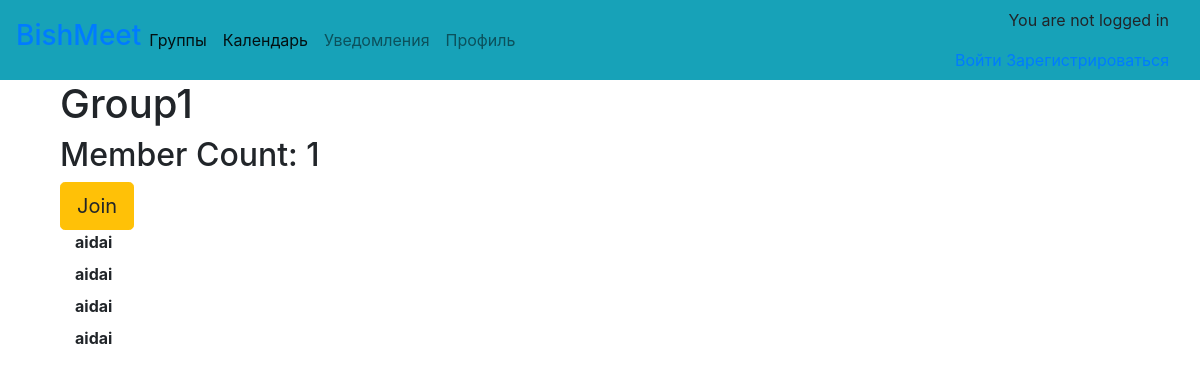
The app's page /groups/events/in/group1 with its own data.
### groups/models.py (models this page shows, shortened)
class Group(models.Model):
    name =  models.CharField(max_length=255, unique=True)
    slug = models.SlugField(allow_unicode=True, unique=True)
    description = models.TextField(blank=True,default='')
    description_html = models.TextField(editable=False, default='', blank=True)
    category = models.ForeignKey(Category, on_delete=models.CASCADE, related_name='groups')
    members = models.ManyToManyField(User, through='GroupMember')
    class Meta:
        ordering = ['name']

### events/models.py (models this page shows, shortened)
class Event(models.Model):
    user = models.ForeignKey(User, related_name='events', on_delete=models.CASCADE)
    group = models.ForeignKey(Group, related_name='events', null=True, blank=True, on_delete=models.CASCADE)
    name = models.CharField(max_length=50)
    details = HTMLField('Details')
    venue = models.CharField(max_length=200)
    date = models.DateField(help_text='Please use the following format: <em>YYYY-MM-DD</em>.')
    time = models.TimeField(help_text='Please use the following format: <em>HH:MM:SS<em>')
    attendees = models.ManyToManyField(settings.AUTH_USER_MODEL, related_name='attending', blank=True)
    num_of_attendees = models.PositiveIntegerField(default=0, blank=True)
    class Meta:
        verbose_name = 'event'
        verbose_name_plural = 'events'
        ordering = ['date', 'time']

### groups/views.py (the view)
# urls.py: path('events/in/<slug:slug>', SingleGroup.as_view(), name='single'),
class SingleGroup(generic.DetailView):
    model = Group

### groups/templates/groups/group_detail.html (shortened to what this page needs)
{% extends "groups/group_base.html" %}
{% block pregroup %}
<h1>{{group.name}}</h1>
<h2>Member Count: {{group.members.count }}</h2>
<div class="content">
  {% if user in group.members.all %}
    <a href="{% url 'groups:leave' slug=group.slug %}" class="btn btn-lg btn-fill btn-warning"><i class="fas fa-sign-out-alt"></i>  Leave Group</a>
    {% else %}
    <a href="{% url 'groups:join' slug=group.slug %}"
    class="btn btn-lg btn-fill btn-warning">Join</a>
  {% endif %}
</div>
{% endblock %}
{% block group_content %}
<div class="col-md-8">
  {% if group.events.count == 0 %}
    <h2>No events in this group yet!</h2>
  {% else %}
    {% for event in group.events.all %}
      {% include "events/_event.html" %}
    {% endfor %}
  {% endif %}
</div>
{% endblock %}

### events/templates/events/_event.html (shortened to what this page needs)
<div class="event media">
    <div class="media-body">
      <strong>{{event.user.username}}</strong>
    </div>
  </div>

### records on screen
Group: name "Group1", members.count "1"
Event: user.username "aidai"
Event: user.username "aidai"
Event: user.username "aidai"
Event: user.username "aidai"
